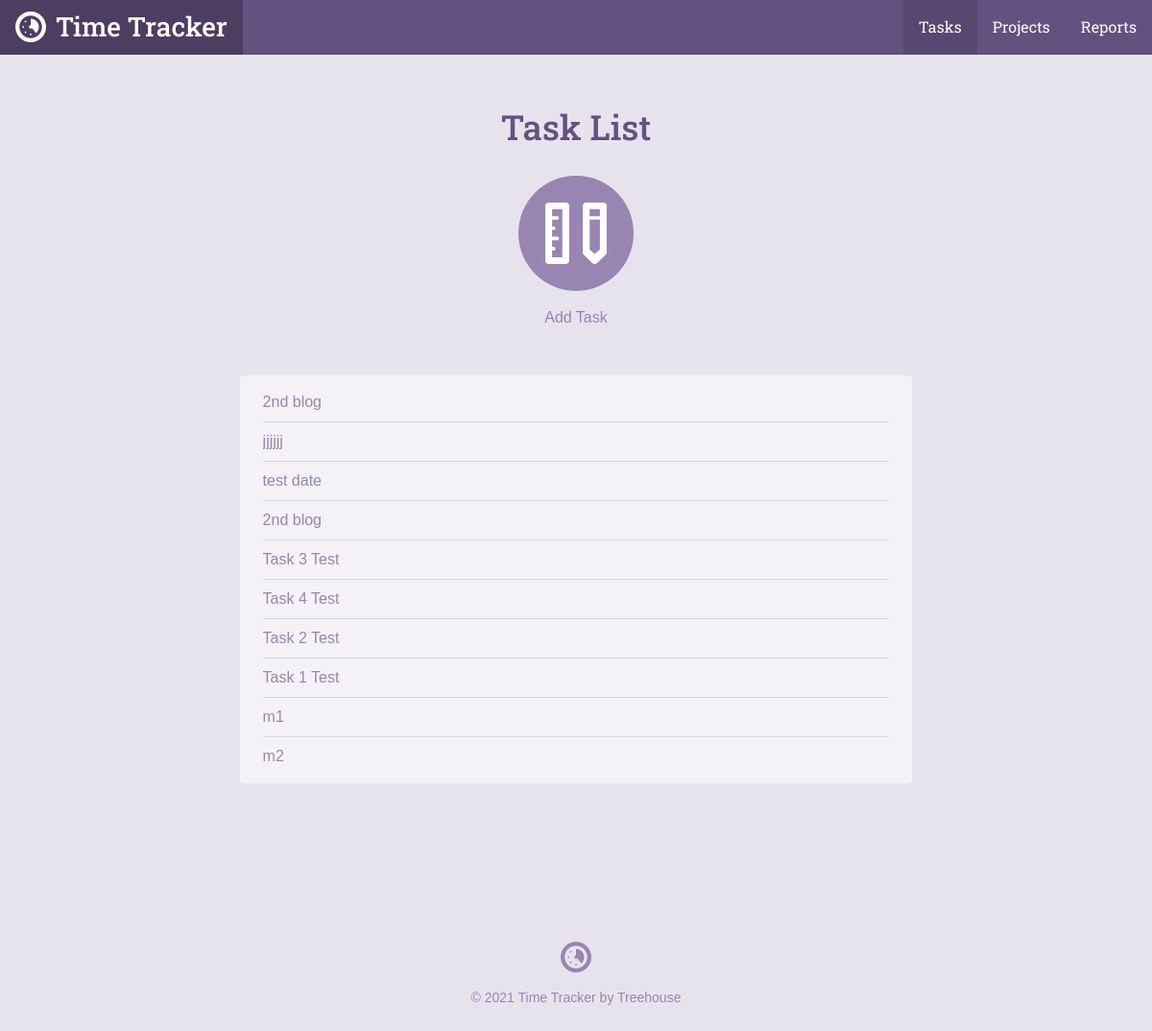
Before: /task_list.php with the older database file.
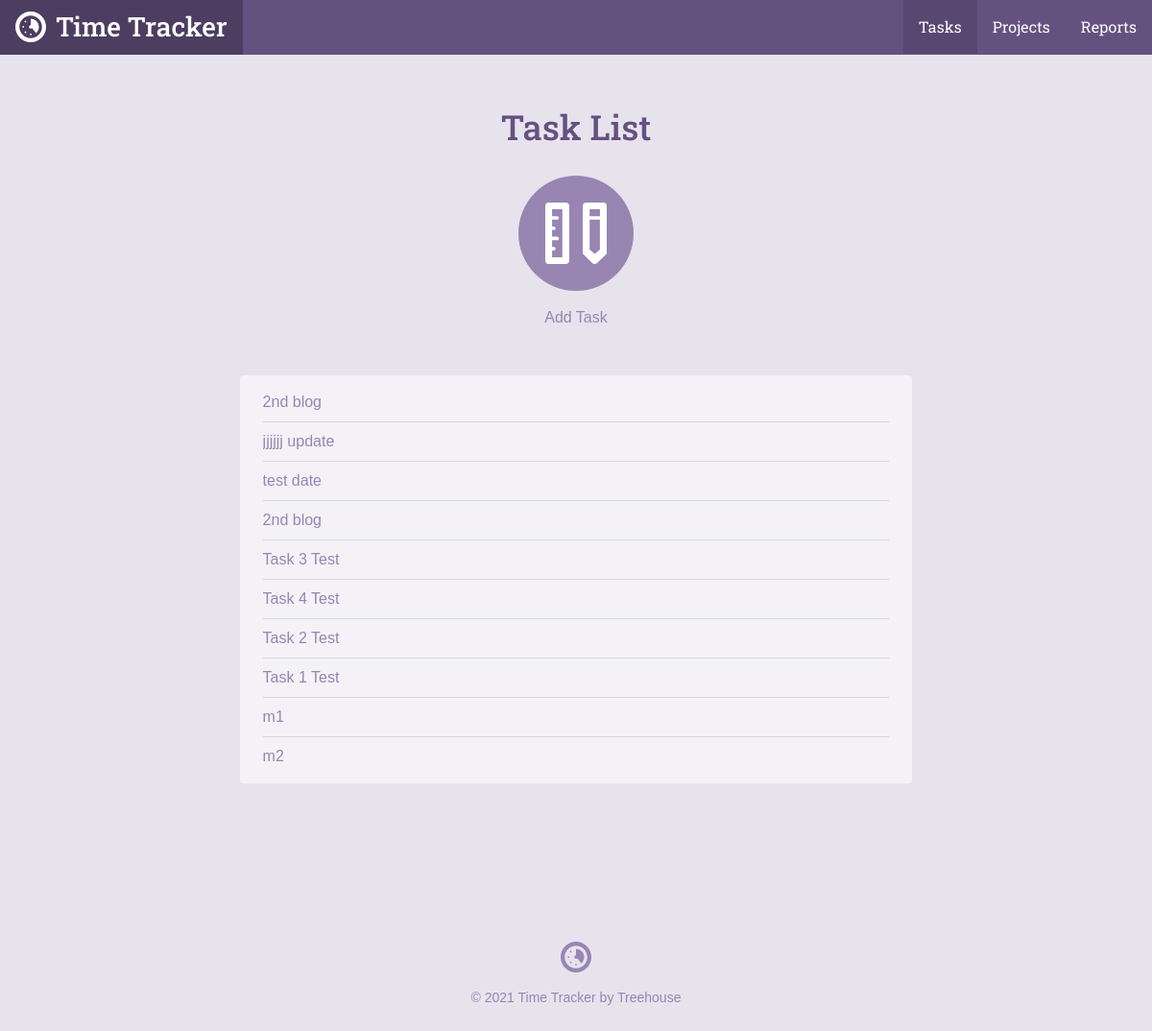
After: the same page with the newer database file.
### tables this page shows
CREATE TABLE `tasks` (
	`task_id`	INTEGER PRIMARY KEY AUTOINCREMENT,
	`project_id`	INTEGER,
	`title`	TEXT,
	`date`	INTEGER NOT NULL,
	`time`	TEXT NOT NULL
);

### inc/functions.php (called while the page is built, shortened)
<?php
function get_task_list($filter = null) {
  include('connection.php');
  $sql = 'SELECT tasks.*, projects.title AS project FROM tasks
  JOIN projects ON tasks.project_id = projects.project_id';
  $where = '';
  $orderBy = ' ORDER BY date DESC';
  try {
    $results = $db->prepare($sql . $where . $orderBy);
    $results->execute();
  } catch (Exception $e) {
    echo "Error!: " . $e->getMessage() . "</br>";
    return array();
  }
  return $results->fetchAll(PDO::FETCH_ASSOC);
}

### task_list.php (the view, shortened to what this page needs)
<?php
require 'inc/functions.php';
include 'inc/header.php';
?>
<div class="section catalog random">
    <div class="col-container page-container">
        <div class="col col-70-md col-60-lg col-center">
            <h1 class="actions-header">Task List</h1>
            <div class="actions-item">
                <a class="actions-link" href="task.php">
                    <span class="actions-icon">
                        <svg viewbox="0 0 64 64"><use xlink:href="#task_icon"></use></svg>
                    </span>
                Add Task</a>
            </div>
            <div class="form-container">
              <ul class="items">
                <?php
                foreach (get_task_list() as $item) {
                  echo "<li><a href='task.php?id=" . $item['task_id'] . "'>" . $item['title'] . "</a></li>";
                }
                ?>
              </ul>
            </div>
        </div>
    </div>
</div>
<?php include("inc/footer.php"); ?>

Changed rows visible on the page:
changed tasks: title "jjjjjj" → "jjjjjj update"
